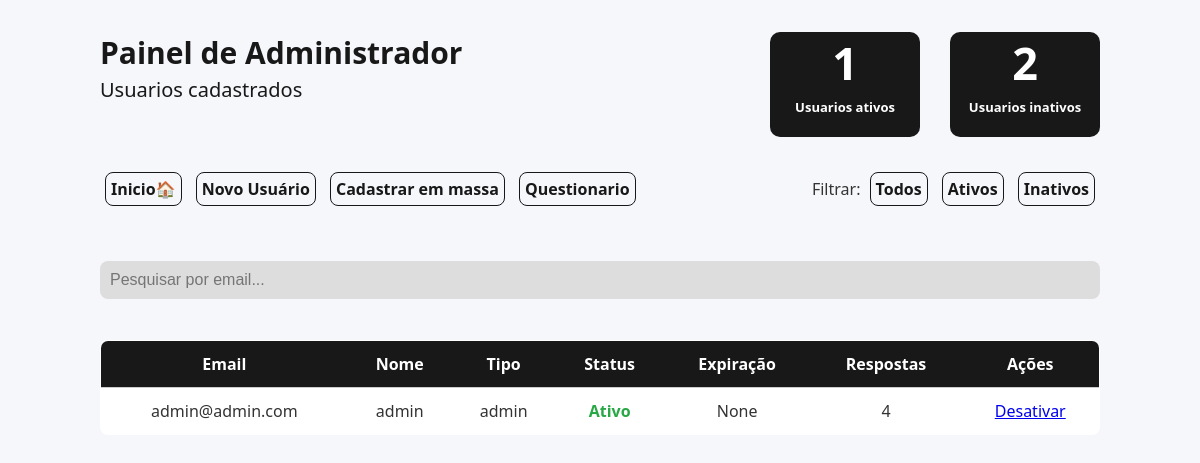
Screenshot of /admin/usuarios?filtro=ativos (signed in) with the database file from the repository.
### tables this page shows
CREATE TABLE usuarios (
                        id INTEGER PRIMARY KEY AUTOINCREMENT,
                        email TEXT UNIQUE NOT NULL,
                        nome TEXT NOT NULL,
                        senha TEXT NOT NULL,
                        telefone TEXT NOT NULL,
                        tipo TEXT DEFAULT 'normal',
                        ativo INTEGER DEFAULT 1,
                        data_expiracao TEXT
                  );

### app/routes/admin.py (the view)
    @app.route('/admin/usuarios')
    def listar_usuarios():
        if session.get('tipo') != 'admin':
            return redirect('/login')
        filtro = request.args.get('filtro', 'todos')  # ativos, inativos, todos
        query = """
            SELECT u.id, u.email, u.nome, u.tipo, u.ativo, u.data_expiracao, COUNT(r.id)
            FROM usuarios u
            LEFT JOIN formularios f ON f.user_id = u.id
            LEFT JOIN respostas r ON r.formulario_id = f.id
        """
        if filtro == 'ativos':
            query += " WHERE u.ativo=1"
        elif filtro == 'inativos':
            query += " WHERE u.ativo=0"
        query += " GROUP BY u.id ORDER BY u.email"
        with sqlite3.connect('db.sqlite3') as conn:
            usuarios = conn.execute(query).fetchall()
            status = conn.execute("""
                SELECT
                    SUM(CASE WHEN ativo = 1 THEN 1 ELSE 0 END) as ativos,
                    SUM(CASE WHEN ativo = 0 THEN 1 ELSE 0 END) as inativos
                FROM usuarios
            """).fetchone()
        return render_template(
            'usuarios_admin.html',
            usuarios=usuarios,
            filtro=filtro,
            ativos=status[0] or 0,
            inativos=status[1] or 0
        )

### app/templates/usuarios_admin.html (shortened to what this page needs)
<!DOCTYPE html>
<html lang="pt-BR">
<head>
  <link rel="stylesheet" href="{{ url_for('static', filename='usuarios.css') }}">
</head>
<body>
  <div class="container">
    <section class="topo">
      <div class="texto-cabecalho">
        <h2>Painel de Administrador</h2>
        <p>Usuarios cadastrados</p>
      </div>
      <div class="informacoes">
        <div class="box">
          <h3>{{ ativos }}</h3>
          <p>Usuarios ativos</p>
        </div>
        <div class="box">
          <h3>{{ inativos }}</h3>
          <p>Usuarios inativos</p>
        </div>
      </div>
    </section>
    <section class="options_button">
      <div class="cadastro">
        <a href="/admin">Inicio🏠</a>
        <a href="/admin/cadastrar">Novo Usuário</a>
        <a href="/admin/cadastrar-em-massa">Cadastrar em massa</a>
        <a href="/dashboard">Questionario</a>
      </div>
      <div class="filtro">
        Filtrar:
        <a href="/admin/usuarios?filtro=todos">Todos</a>
        <a href="/admin/usuarios?filtro=ativos">Ativos</a>
        <a href="/admin/usuarios?filtro=inativos">Inativos</a>
      </div>
    </section>
    <input type="text" id="pesquisaNome" placeholder="Pesquisar por email..." class="input-pesquisa" />
    <table>
      <thead>
        <tr>
          <th>Email</th>
          <th>Nome</th>
          <th>Tipo</th>
          <th>Status</th>
          <th>Expiração</th>
          <th>Respostas</th>
          <th>Ações</th>
        </tr>
      </thead>
      <tbody>
        {% for u in usuarios %}
        <tr>
          <td data-label="Email">{{ u[1] }}</td>
          <td data-label="Nome">{{ u[2] }}</td>
          <td data-label="Tipo">{{ u[3] }}</td>
          <td data-label="Status" class="status-{{ 'ativo' if u[4] == 1 else 'inativo' }}">
            {{ 'Ativo' if u[4] == 1 else 'Inativo' }}
          </td>
          <td data-label="Expiração">{{ u[5] }}</td>
          <td data-label="Respostas">{{ u[6] }}</td>
          <td data-label="Ações">
            <a href="/admin/usuario/{{ u[0] }}/toggle">
              {{ 'Desativar' if u[4] == 1 else 'Ativar' }}
            </a>
          </td>
        </tr>
        {% endfor %}
      </tbody>
    </table>
  </div>
</body>
</html>

### app/static/usuarios.css (style rules this page uses)
:root { --cor-fundo: #f5f7fa; --cor-texto: #333; --cor-link: #1f1f1f; --cor-link-hover: #1a1a1a; --cor-tabela-fundo: #fff; --cor-tabela-borda: #ccc; --cor-tabela-header: #e9ecef; --cor-ativo: #28a745; --cor-inativo: #dc3545; }
body { margin: 0; padding: 0; font-family: 'Segoe UI', Tahoma, Geneva, Verdana, sans-serif; background-color: var(--cor-fundo); color: var(--cor-texto); }
.container { max-width: 1000px; margin: auto; padding: 2rem; }
h2 { text-align: center; margin-bottom: 1.5rem; }
table { width: 100%; border-collapse: collapse; background-color: var(--cor-tabela-fundo); border: 1px solid var(--cor-tabela-borda); border-radius: 8px; overflow: hidden; margin-top: 1rem; }
th, td { padding: 0.75rem; text-align: center; border-bottom: 1px solid var(--cor-tabela-borda); }
th { margin-top: 20px; background-color: #181818; color: #fff; }
.status-ativo { color: var(--cor-ativo); font-weight: bold; }
.texto-cabecalho { color: #181818; }
.texto-cabecalho h2 { font-size: 30px; margin: 0 10px 3px 0; }
.texto-cabecalho p { font-weight: 400; font-size: 20px; margin: 0; }
.topo { display: flex; justify-content: space-between; }
.informacoes { display: flex; gap: 30px; text-align: center; }
.informacoes h3 { font-weight: bold; font-size: 45px; margin: 0; padding: 0; }
.informacoes P { font-weight: bold; font-size: 13px; margin: 0; padding: 5px; }
.informacoes .box { background-color: #181818; color: #fff; border-radius: 10PX; width: 150px; height: 105px; }
.options_button { display: flex; justify-content: space-between; margin-top: 30px; }
.options_button .cadastro a { text-decoration: none; color: #181818; font-weight: bold; padding: 5px; margin: 5px; border: 1px solid #181818; border-radius: 8px; transition: background-color 0.3s ease, color 0.3s ease; display: inline-block; }
.options_button .filtro a { text-decoration: none; color: #181818; font-weight: bold; padding: 5px; margin: 5px; border: 1px solid #181818; border-radius: 8px; transition: background-color 0.3s ease, color 0.3s ease; display: inline-block; }
.input-pesquisa { margin-top: 50px; width:100%; max-width: 1000px; padding: 10px; border-radius: 8px; border: none; margin-bottom: 25px; font-size: 16px; background-color: #dddddd; color: #181818; box-sizing: border-box; }

### rows the page displays
usuarios: email "admin@admin.com", nome "admin", tipo "admin", ativo "Ativo", u "None", u "4", ativo "Desativar"

### other values shown
{{ ativos }} "1"
{{ inativos }} "2"
